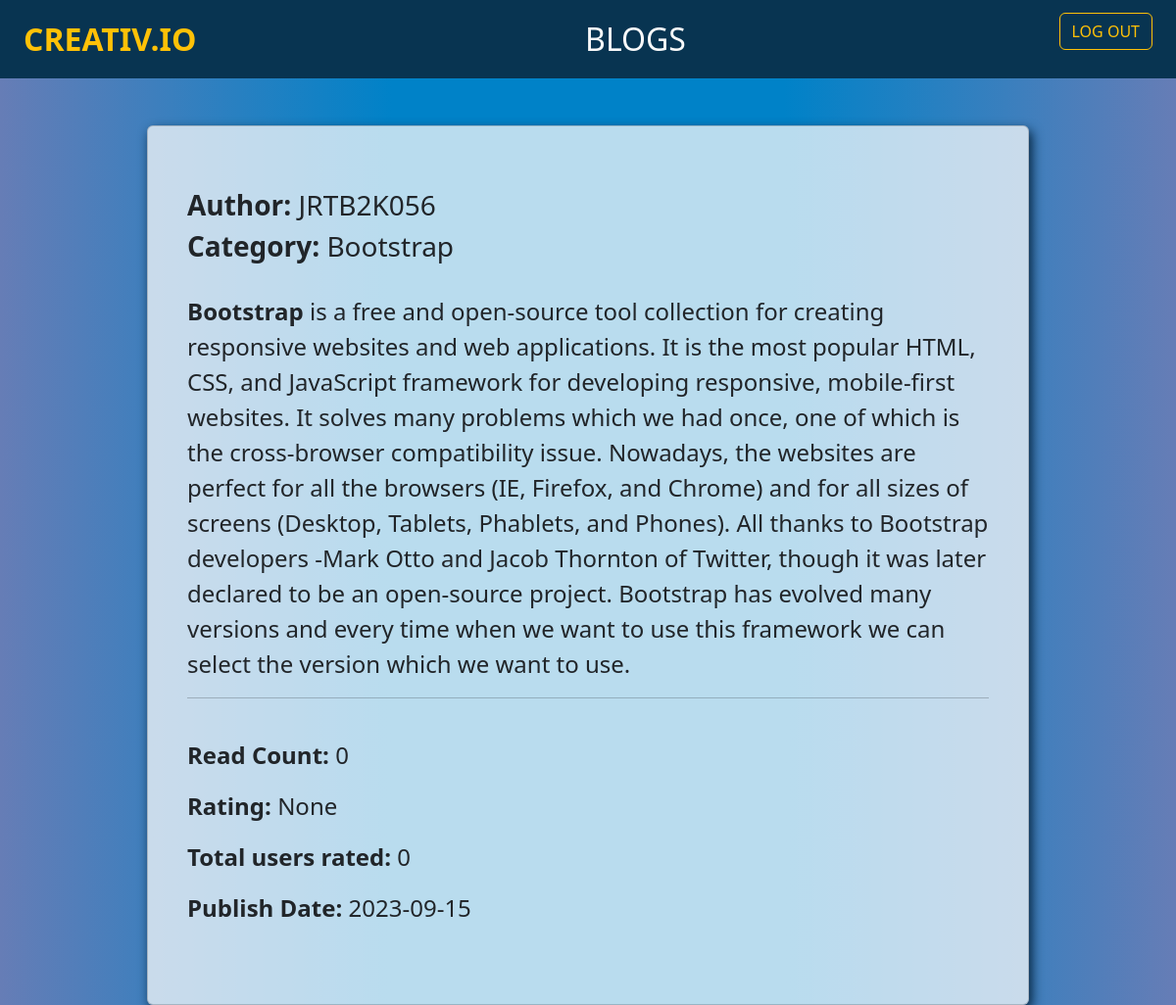
The page /blogDetail/4/Bootstrap/JRTB2K056 (signed in) on the database its author committed.
### models.py (models this page shows, shortened)
class Users(db.Model, UserMixin):
    id = db.Column(db.Integer, primary_key=True)
    email = db.Column(db.String(100), unique=True)
    username = db.Column(db.String(50))
    password_hash = db.Column(db.String(300))

class Blog(db.Model):
    blog_id = db.Column(db.Integer, primary_key=True)
    auth_id = db.Column(db.Integer, db.ForeignKey(Users.id), nullable=False)
    cat_id = db.Column(db.Integer, db.ForeignKey(Category.cat_id))
    blog_date = db.Column(db.DateTime)
    blog_text = db.Column(db.Text, nullable=False)
    blog_rating = db.Column(db.Integer, default=0)
    blog_count = db.Column(db.Integer, default=0)

### routes.py (the view, shortened to what this page needs)
@app.route('/blogDetail/<int:blog_id>/<string:cat_name>/<string:name>', methods=['POST', 'GET'])
@login_required
def blog_detail(blog_id, cat_name, name):
    blog = Blog.query.get(blog_id)
    record = Comments.query.filter_by(blog_id=blog.blog_id).filter_by(user_id=current_user.id).first()
    if request.method == 'GET':
        if current_user.id != blog.auth_id:
            blog.blog_count = blog.blog_count + 1
            db.session.commit()
        rating = db.session.query(func.avg(Comments.rating)).filter_by(blog_id=int(blog_id)).first()[0]
        if rating:
            rating=round(rating,2)
        blogdate=blog.blog_date
        blogdate=blogdate.date()
        if record is not None:
            return render_template('blog_detail.html', blog=blog, rating=rating, name=name, cat_name=cat_name,
                                   comment_text=record.comment, prev_rating=record.rating,blog_date=blogdate)
        else:
            return render_template('blog_detail.html', blog=blog, rating=rating, name=name, cat_name=cat_name,
                                   comment_text="", prev_rating="",blog_date=blogdate)

### models.py (called while the page is built)
@login.user_loader
def load_user(id):
    return Users.query.get(int(id))

### templates/blog_detail.html (shortened to what this page needs)
{% extends 'base.html' %}
{% block content %}
  <div class="card mx-auto  p-4 w-75 ">
    <div class="card-body my-4">
      <h2 class="fs-3"><b>Author:</b> {{ name }}</h2>
      <h2 class="fs-3"><b>Category:</b> {{ cat_name }}</h2>
      <br>
      <p class="fs-4">
      {{blog.blog_text|safe}}
      </p>
      <hr>
      <br>
      <p class="fs-4"><b>Read Count:</b> {{blog.blog_count}}</p>
      <p class="fs-4"><b>Rating:</b> {{rating}}</p>
      <p class="fs-4"><b>Total users rated:</b> {{blog.blog_rating}}</p>
      <p class="fs-4"><b>Publish Date:</b> {{blog_date}}</p>
    </div>
  </div>
{% endblock %}

### static/css/style.css (style rules this page uses)
* { box-sizing: border-box !important; transition: ease all 0.5s; }
html { scroll-behavior: smooth; }
*, *::after, *::before { -webkit-box-sizing: border-box; -moz-box-sizing: border-box; box-sizing: border-box; }
body { color:white; background: #667db6; background: -webkit-linear-gradient(to right, #667db6, #0082c8, #0082c8, #667db6); background: linear-gradient(to right, #667db6, #0082c8, #0082c8, #667db6); }
.card { background-color:rgba(253, 253, 253, 0.735); box-shadow: 3px 5px 12px rgb(4, 34, 59); }

### rows shown on the page
Users: username "JRTB2K056"
Blog: blog_text "Bootstrap is a free and open-source tool collection for creating responsive websites and web applications. It is the most popular HTML, CSS, and JavaScript framework for developing responsive, mobile-first websites. It solves many problems which we had once, one of which is the cross-browser compatibility issue. Nowadays, the websites are perfect for all the browsers (IE, Firefox, and Chrome) and for all sizes of screens (Desktop, Tablets, Phablets, and Phones). All thanks to Bootstrap developers -Mark Otto and Jacob Thornton of Twitter, though it was later declared to be an open-source project. Bootstrap has evolved many versions and every time when we want to use this framework we can…", blog_count "0", blog_rating "0"

### other values the page prints
{{ cat_name }} "Bootstrap"
{{ rating }} "None"
{{ blog_date }} "2023-09-15"
